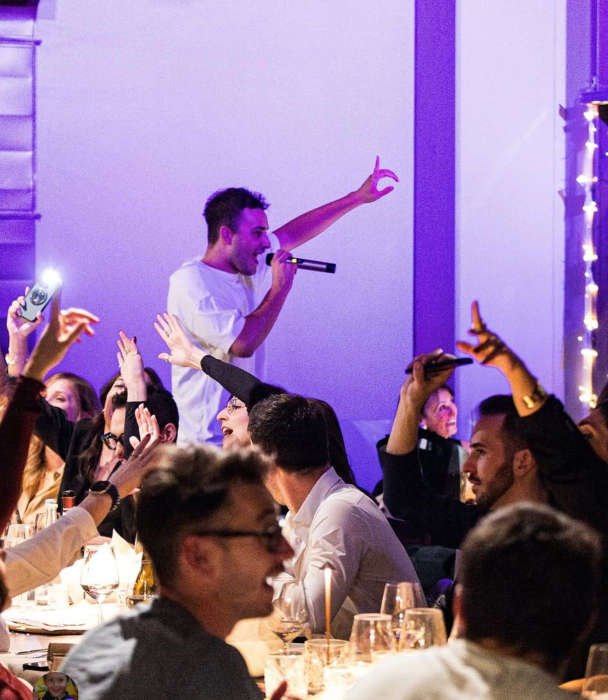
#> input picture mamato/reference/mamato-karaoke-cantante.jpg, 1216 x 1400 px, found by its file name (shown at 1/2 size)
$ python ktest.py
#> lines starting #> are read from the running program, lines starting #| are printed output that depends on the picture
### mamato/v6/final/prep.py
# Final photo prep: one shared wine/rosso/amber grade for both posters, local light control,
# and per-board pre-scaling (Lanczos + mild unsharp) so the browser never resamples.
# Sources in reference/ are read-only; everything is written to final/img/.
import numpy as np
from PIL import Image, ImageFilter
R = '/home/user/Vetrina26/mamato/reference/'
O = '/home/user/Vetrina26/mamato/v6/final/img/'

def hexf(h): return np.array([int(h[i:i+2], 16) for i in (1, 3, 5)], np.float32) / 255
def smooth(x, a, b):
    t = np.clip((x - a) / (b - a), 0, 1); return t * t * (3 - 2 * t)

# palette ramp nero -> wine -> rosso -> amber -> crema
STOPS = [(0.00, '#070304'), (0.13, '#1e070c'), (0.36, '#6e1522'), (0.62, '#c64a33'), (0.85, '#f0b56e'), (1.00, '#fff1dc')]
def ramp(L):
    out = np.zeros(L.shape + (3,), np.float32)
    ps = [s[0] for s in STOPS]; cs = [hexf(s[1]) for s in STOPS]
    for c in range(3): out[..., c] = np.interp(L, ps, [x[c] for x in cs])
    return out

def ellipse(H, W, cx, cy, rx, ry):
    yy, xx = np.mgrid[0:H, 0:W].astype(np.float32)
    return np.sqrt(((xx - cx) / rx) ** 2 + ((yy - cy) / ry) ** 2)

def hue_shift(a, centre, width, amount, sat_mul=1.0):
    im = Image.fromarray((np.clip(a, 0, 1) * 255).astype(np.uint8)).convert('HSV')
    hsv = np.asarray(im).astype(np.float32)
    h = hsv[..., 0] * 360 / 255
    d = np.abs(((h - centre) + 180) % 360 - 180)
    w = np.clip(1 - d / width, 0, 1)
    # pull toward the target hue (centre + amount) instead of a flat rotation
    tgt = (centre + amount) % 360
    delta = ((tgt - h) + 180) % 360 - 180
    hsv[..., 0] = ((h + w * delta) % 360) * 255 / 360
    hsv[..., 1] = hsv[..., 1] * (1 - w * (1 - sat_mul))
    return np.asarray(Image.fromarray(hsv.astype(np.uint8), 'HSV').convert('RGB')).astype(np.float32) / 255

def finish(a, k_tone, sat):
    a = np.clip(a, 0, 1)
    L = a @ np.array([.2126, .7152, .0722], np.float32)
    a = L[..., None] + (a - L[..., None]) * sat
    a = a * (1 - k_tone) + ramp(L) * k_tone
    a = np.clip(a, 0, 1)
    a = a * a * (3 - 2 * a) * 0.45 + a * 0.55          # gentle filmic S
    a = np.minimum(a, 0.95) + np.maximum(a - 0.95, 0) * 0.35
    return a

# ---------------- LATIN: the DJ booth + crowd inside Mamatò (no Christmas decor) -------------
# [26 lines left out: function latin, not called in this run]

# ---------------- KARAOKE: singer between the tables, relit and pulled into wine/amber ---------
def karaoke():
    src = Image.open(R + 'mamato-karaoke-cantante.jpg').convert('RGB').crop((0, 0, 1216, 1318))  # IG avatar cropped away
    a = np.asarray(src).astype(np.float32) / 255
    H, W, _ = a.shape
    # violet/lavender -> rose/wine
    a = hue_shift(a, 300, 85, 52, 0.8)
    a = a * 0.9
    # spotlight relight: the singer is the brightest point, the wall falls off
    d = ellipse(H, W, 0.42 * W, 0.40 * H, 0.42 * W, 0.40 * H)
    a = a * (0.50 + 0.50 * (1 - smooth(d, 0.4, 1.15)))[..., None]
    # bright pale wall right of the singer (between head and pillar): extra burn
    wall = 1 - smooth(ellipse(H, W, 0.70 * W, 0.30 * H, 0.18 * W, 0.26 * H), 0.2, 1.1)
    a = a * (1 - 0.35 * wall)[..., None]
    # raised hands / light wall at title height (lower-left quadrant): darken so the kicker reads
    hands = 1 - smooth(ellipse(H, W, 0.18 * W, 0.66 * H, 0.34 * W, 0.16 * H), 0.2, 1.2)
    a = a * (1 - 0.3 * hands)[..., None]
    # phone torch at the left edge
    torch = 1 - smooth(ellipse(H, W, 0.035 * W, 0.40 * H, 0.06 * W, 0.06 * H), 0.3, 1.3)
    a = a * (1 - 0.55 * torch)[..., None]
    a = np.clip(a, 0, 1) ** 1.06                       # deepen the haze over the tables
    return Image.fromarray((finish(a, KT, 0.8) * 255 + .5).astype(np.uint8))

KT = 0.7
LEXP = 1.25
# per board: (scale, left, top) -> exact-size image, nero fill outside the photo
BOARDS = {
    'latin-feed':    ('latin',   1.10, -120, -330),
    'latin-story':   ('latin',   1.20, -150,    0),
    'karaoke-feed':  ('karaoke', 1.06,  -90, -130),
    'karaoke-story': ('karaoke', 1.36, -300,    0),
}
SIZES = {'feed': (1080, 1350), 'story': (1080, 1920)}

# [20 lines that do not run on import are left out]

### mamato/v6/final/work/ktest.py
import sys; sys.path.insert(0,'/home/user/Vetrina26/mamato/v6/final')
import prep
from PIL import Image
out=Image.new('RGB',(1500,550))
#> out: PIL image 1500x550 RGB; every value is 0
for i,k in enumerate([0.62,0.7,0.78]):
    prep.KT=k; im=prep.karaoke(); out.paste(im.resize((500,542)),(i*500,0))
#> in hue_shift, `im = Image.fromarray((np.clip(a, 0, 1) * 255).astype(np.uint8)).conver..`: im: PIL image 1216x1318 HSV; mean H, S, V 151, 98.6, 178.5
#> in hue_shift, `hsv = np.asarray(im).astype(np.float32)`: hsv: shape (1318, 1216, 3) float32; mean of channels 0, 1, 2 150.9, 98.6, 178.5
#> in hue_shift, `delta = ((tgt - h) + 180) % 360 - 180`:
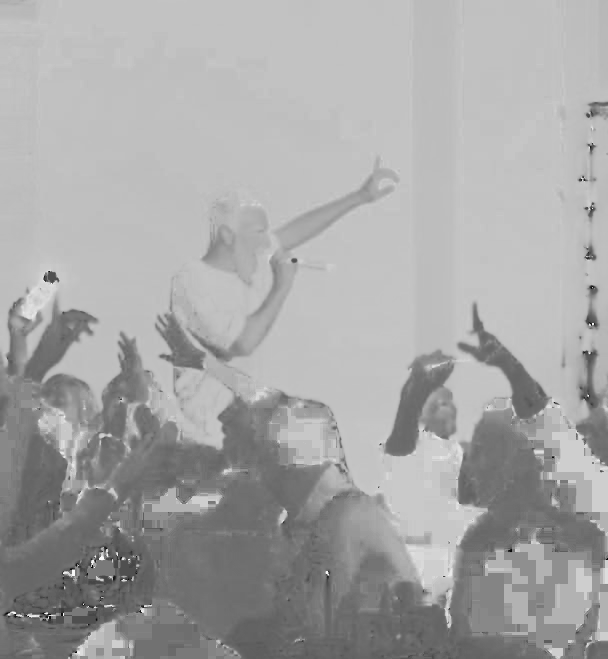
#> delta: shape (1318, 1216) float32 (shown at 1/2 size); min -178.8, max 179.8, mean 55.4; drawn with min black and max white
#> in hue_shift, `hsv[..., 0] = ((h + w * delta) % 360) * 255 / 360`: hsv: shape (1318, 1216, 3) float32; mean of channels 0, 1, 2 180.6, 98.6, 178.5
#> in hue_shift, `hsv[..., 1] = hsv[..., 1] * (1 - w * (1 - sat_mul))`: hsv: shape (1318, 1216, 3) float32; mean of channels 0, 1, 2 180.6, 89.7, 178.5
#> in smooth, `return t * t * (3 - 2 * t)`:
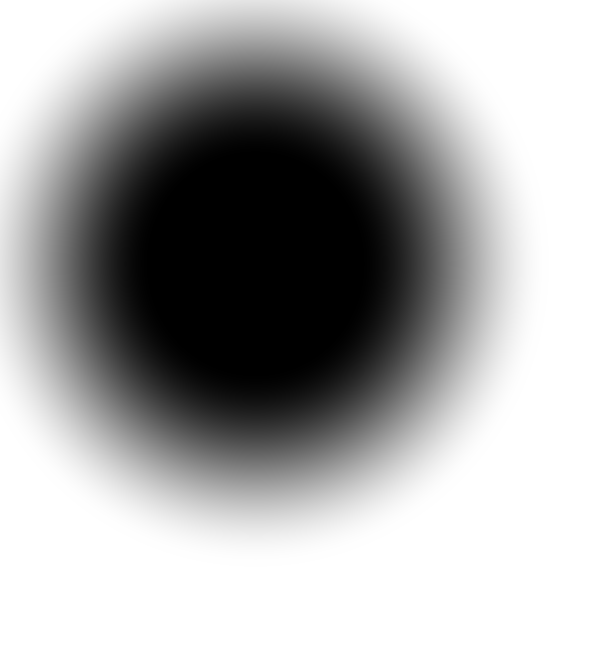
#> returned value: shape (1318, 1216) float32 (shown at 1/2 size); min 0, max 1, mean 0.669
#> in karaoke, `a = a * (0.50 + 0.50 * (1 - smooth(d, 0.4, 1.15)))[..., None]`:
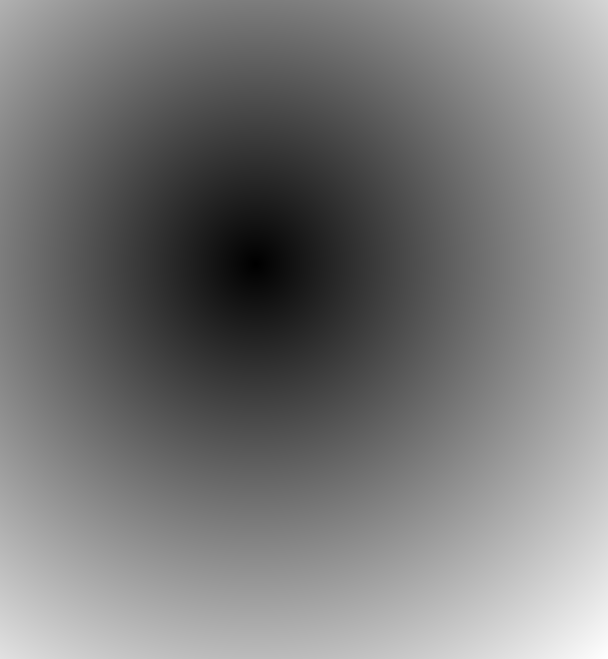
#> d: shape (1318, 1216) float32 (shown at 1/2 size); min 0.000667, max 2.04, mean 0.969; drawn with min black and max white
#> in finish, `L = a @ np.array([.2126, .7152, .0722], np.float32)`:
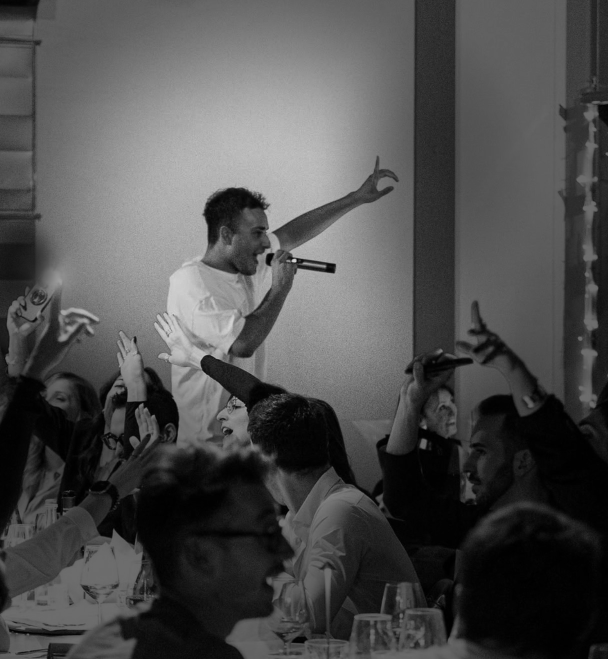
#> L: shape (1318, 1216) float32 (shown at 1/2 size); min 0, max 0.865, mean 0.305
#> after the loop in ramp, `for c in range(3): out[..., c] = np.interp(L, ps, [x[c] for x in cs])`:
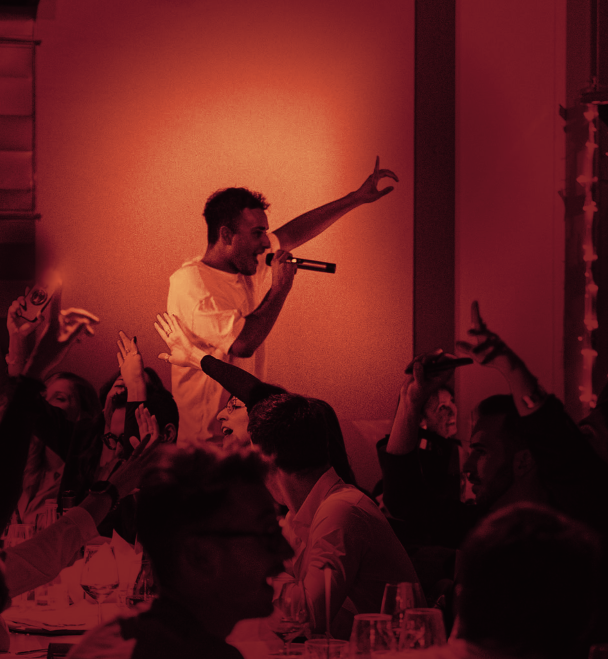
#> out: shape (1318, 1216, 3) float32 (shown at 1/2 size); mean of channels 0, 1, 2 0.366, 0.113, 0.112; drawn as R, G, B
#> in finish, `a = a * (1 - k_tone) + ramp(L) * k_tone`:
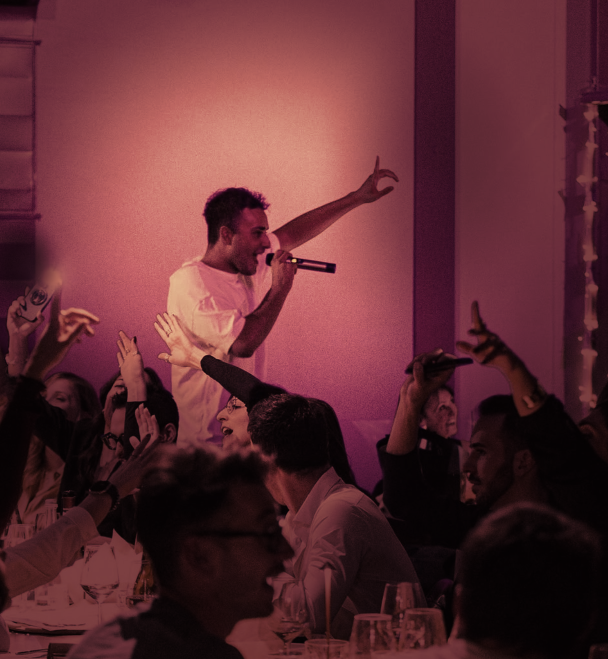
#> a: shape (1318, 1216, 3) float32 (shown at 1/2 size); mean of channels 0, 1, 2 0.37, 0.176, 0.2; drawn as R, G, B
#> after `out.paste(im.resize((500, 542)), (i * 500, 0))`:
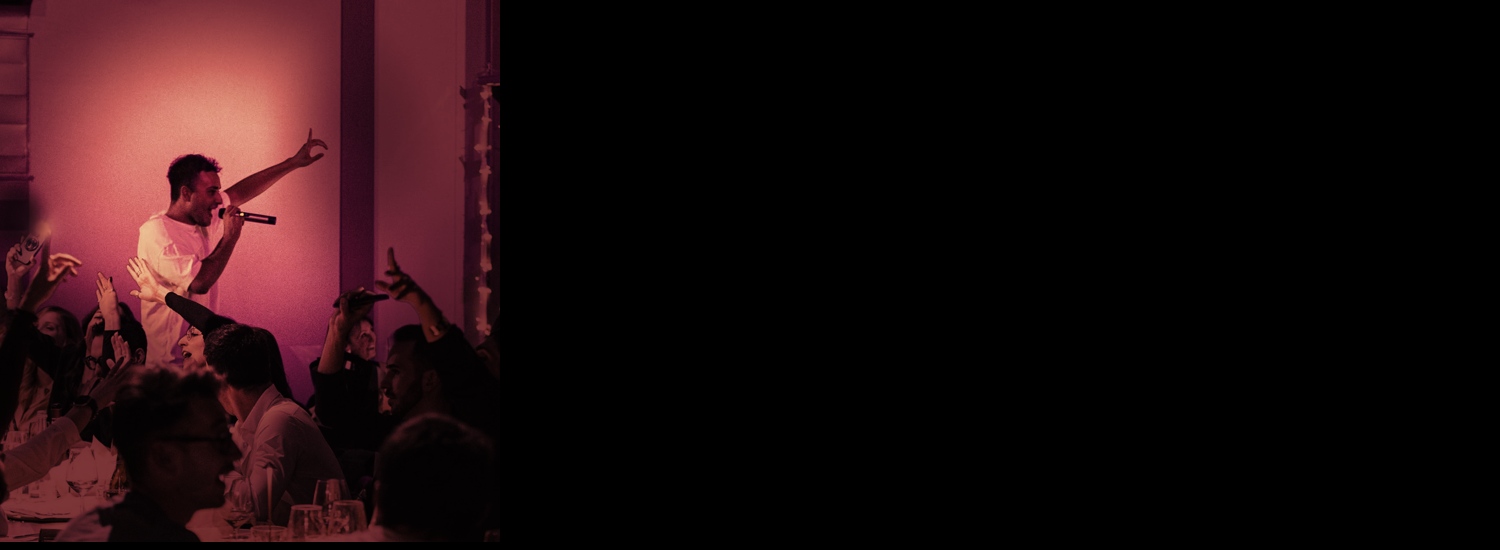
#> out: PIL image 1500x550 RGB; mean R, G, B 30.2, 12.6, 14.3
out.save('/home/user/Vetrina26/mamato/v6/final/work/ktest.jpg',quality=88)
